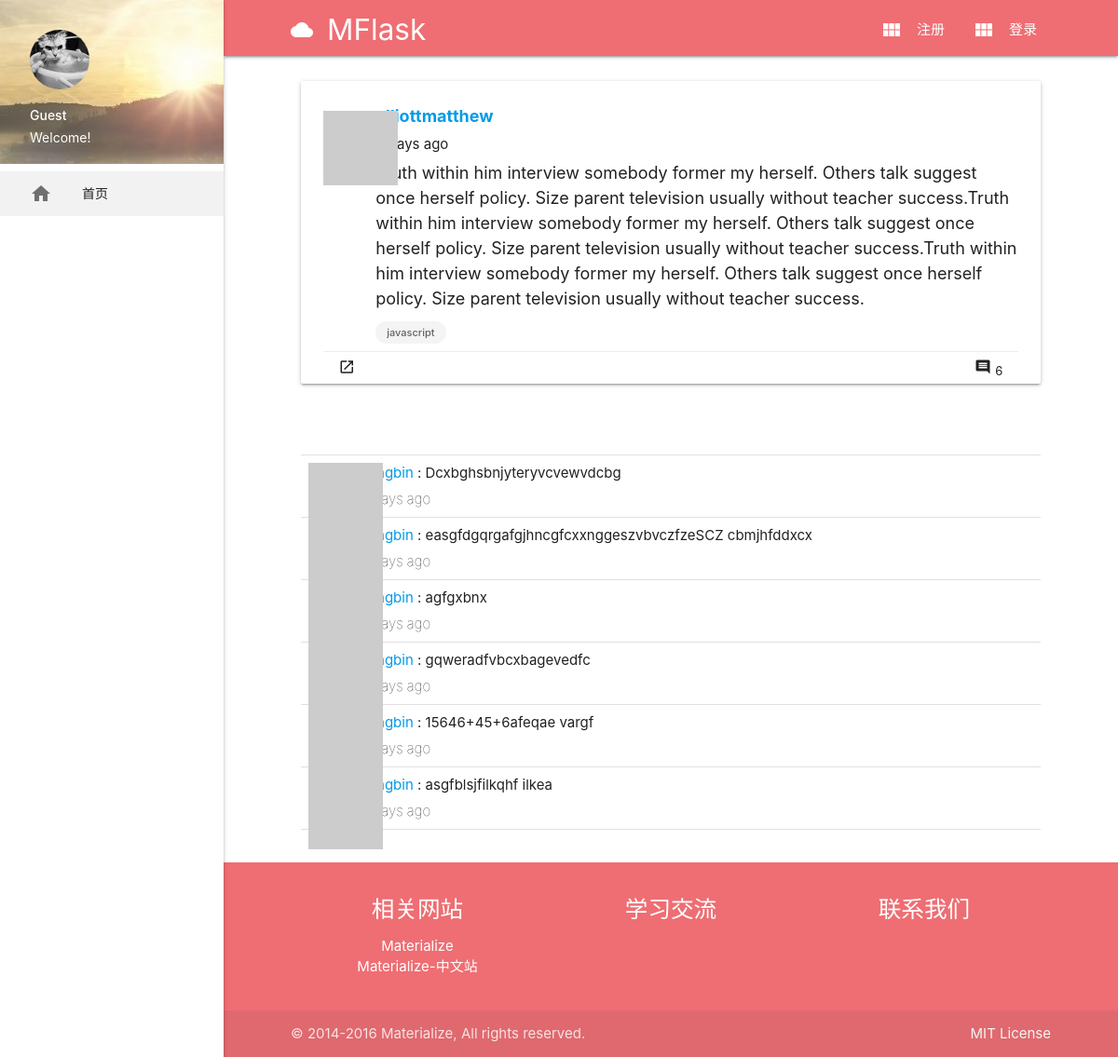
Before: /post/66 with the older database file.
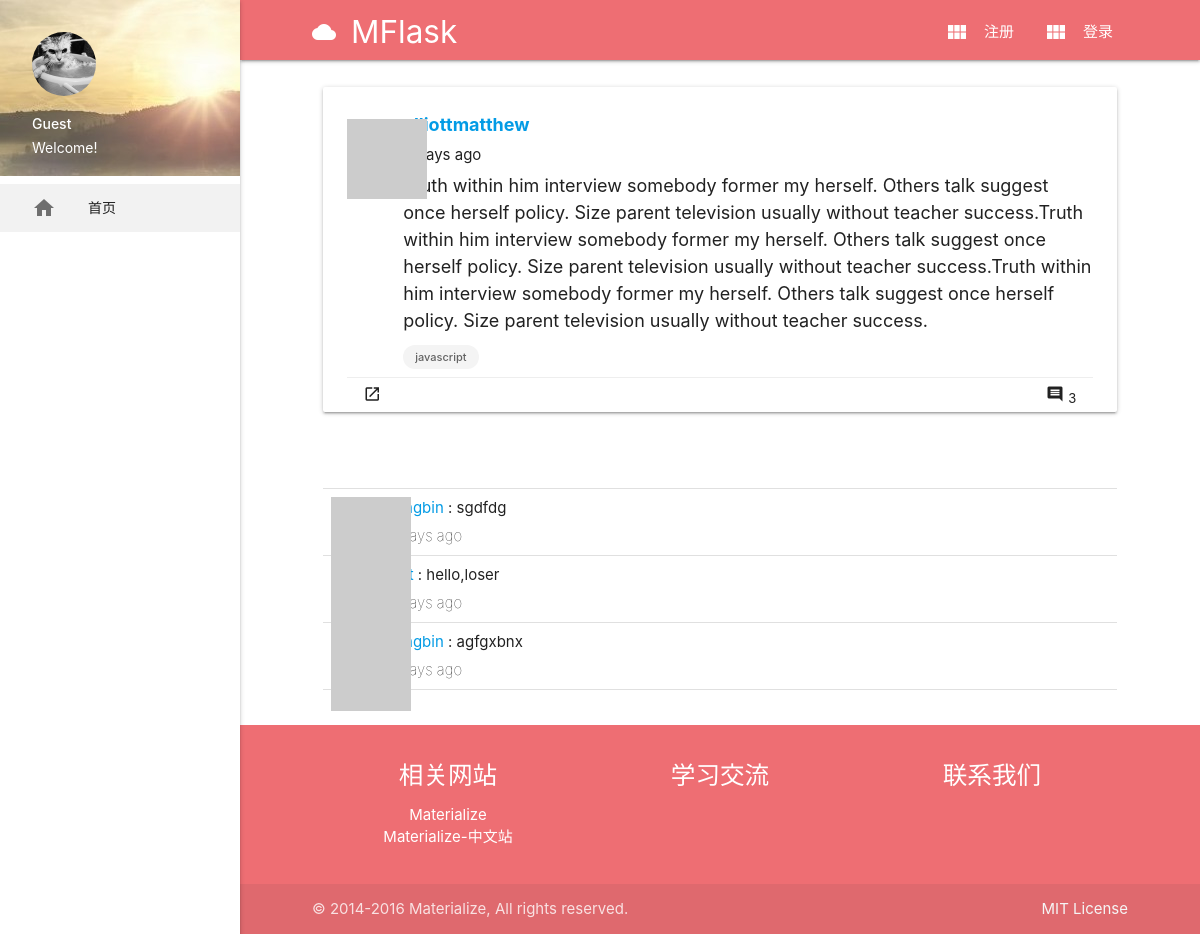
After: the same page with the newer database file.
### app/models.py (models this page shows, shortened)
class User(UserMixin, db.Model):
    __tablename__ = 'users'
    id = db.Column(db.Integer, primary_key=True)
    email = db.Column(db.String(64), unique=True, index=True)
    username = db.Column(db.String(64), unique=True, index=True)
    role_id = db.Column(db.Integer, db.ForeignKey('roles.id'))
    password_hash = db.Column(db.String(128))
    confirmed = db.Column(db.Boolean, default=False)
    name = db.Column(db.String(64))
    location = db.Column(db.String(64))
    about_me = db.Column(db.Text())
    member_since = db.Column(db.DateTime(), default=datetime.utcnow)
    last_seen = db.Column(db.DateTime(), default=datetime.utcnow)
    avatar_hash = db.Column(db.String(32))
    posts = db.relationship('Post', backref='author', lazy='dynamic')
    followed = db.relationship('Follow',
                               foreign_keys=[Follow.follower_id],
                               backref=db.backref('follower', lazy='joined'),
                               lazy='dynamic',
                               cascade='all, delete-orphan')
    followers = db.relationship('Follow',
                                foreign_keys=[Follow.followed_id],
                                backref=db.backref('followed', lazy='joined'),
                                lazy='dynamic',
                                cascade='all, delete-orphan')
    comments = db.relationship('Comment', backref='author', lazy='dynamic')
    collections = db.relationship('Post',
                                  secondary=collect,
                                  backref=db.backref('collectors', lazy='dynamic'),
                                  lazy='dynamic')
    liked_posts = db.relationship('Post',
                                  secondary=like,
                                  backref=db.backref('likers', lazy='dynamic'),
                                  lazy='dynamic')
    items = db.relationship('Item', backref='author', cascade='all')
    @property
    def password(self):
        raise AttributeError('password is not a readable attribute')
    def gravatar_hash(self):
        return hashlib.md5(self.email.lower().encode('utf-8')).hexdigest()
    def gravatar(self, size=100, default='identicon', rating='g'):
        url = 'https://secure.gravatar.com/avatar'
        hash = self.avatar_hash or self.gravatar_hash()
        return '{url}/{hash}?s={size}&d={default}&r={rating}'.format(
            url=url, hash=hash, size=size, default=default, rating=rating)
    def collect(self, post):
        if not self.is_collecting(post):
            self.collections.append(post)
            db.session.add(self)
    def like(self, post):
        if not self.is_liking(post):
            self.liked_posts.append(post)
            db.session.add(self)

class Post(db.Model):
    __tablename__ = 'posts'
    id = db.Column(db.Integer, primary_key=True)
    body = db.Column(db.Text)
    timestamp = db.Column(db.DateTime, index=True, default=datetime.utcnow)
    author_id = db.Column(db.Integer, db.ForeignKey('users.id'))
    rank = db.Column(db.Float, default=0, index=True)
    comments = db.relationship('Comment', backref='post', lazy='dynamic')
    tags = db.relationship('Tag',
                           secondary=posttags,
                           backref=db.backref('posts', lazy='dynamic'),
                           lazy='dynamic')

class Tag(db.Model):
    __tablename__ = 'tags'
    id = db.Column(db.Integer, primary_key=True)
    name = db.Column(db.String(64))
    rank = db.Column(db.Integer, default=0)

class Comment(db.Model):
    __tablename__ = 'comments'
    id = db.Column(db.Integer, primary_key=True)
    body = db.Column(db.Text)
    body_html = db.Column(db.Text)
    timestamp = db.Column(db.DateTime, index=True, default=datetime.utcnow)
    disabled = db.Column(db.Boolean)
    author_id = db.Column(db.Integer, db.ForeignKey('users.id'))
    post_id = db.Column(db.Integer, db.ForeignKey('posts.id'))

### app/main/views.py (the view, shortened to what this page needs)
@main.route('/post/<int:id>', methods=['GET', 'POST'])
def post(id):
    post = Post.query.get_or_404(id)
    form = CommentForm()
    page = request.args.get('page', 1, type=int)
    pagination = post.comments.order_by(Comment.timestamp.desc()).paginate(
        page, per_page=current_app.config['FLASKY_COMMENTS_PER_PAGE'],
        error_out=False)
    comments = pagination.items
    return render_template('post.html', post=post, form=form, comments=comments)

### app/auth/views.py (called while the page is built)
@auth.before_app_request
def before_request():
    if current_user.is_authenticated:
        current_user.ping()
        if not current_user.confirmed \
                and request.endpoint \
                and request.blueprint != 'auth'\
                and request.endpoint != 'static':
            return redirect(url_for('auth.unconfirmed'))

### app/main/__init__.py (called while the page is built)
@main.app_context_processor
def inject_permissions():
    return dict(Permission=Permission)

### app/models.py (called while the page is built)
    def can(self, permissions):
        return False

    def is_administrator(self):
        return False

### app/templates/post.html (shortened to what this page needs)
{% extends "base.html" %}
{% import "_macros.html" as macros %}
{% block content %}
<main>
    <div class="container">
        <div class="row">
            <ul class="col s12 m12 l12 posts">
                {% include '_post.html' %}
            </ul>
            <ul class="col s12 m12 l12">
            </ul>
            <ul class="col s12 m12 l12">
                <ul class="comments">
                {% for comment in comments %}
                    {% include '_comment.html' %}
                {% endfor %}
                </ul>
            </ul>
        </div>
    </div>
</main>
{% endblock %}

### app/templates/base.html (shortened to what this page needs)
{% block doc -%}
<!DOCTYPE html>
<html{% block html_attribs %}{% endblock html_attribs %}>
{%- block html %}
    <head>
    {%- block head %}
    {%- block styles %}
    <link href="{{ url_for('static', filename='css/materialize.css') }}" rel="stylesheet">
    <link rel="stylesheet" type="text/css" href="{{ url_for('static', filename='css/styles.css') }}">
    {%- endblock styles %}
    {%- endblock head %}
    </head>
<body{% block body_attribs %}{% endblock body_attribs %}>
{% block body -%}
    {% block navbar %}
    <header>
        <nav class="top-nav">
            <div class="container">
                <div class="nav-wrapper">
                    <a href="{{ url_for('main.index') }}" class="brand-logo"><i class="material-icons">cloud</i>MFlask</a>
                    <ul class="right hide-on-med-and-down">
                        {% if current_user.is_authenticated %}
                        <li><a href="{{ url_for('main.user', username=current_user.username) }}">Profile</a></li>
                        <li><a class="dropdown-trigger" href="" data-target="dropdown1">设置<i class="material-icons right">arrow_drop_down</i></a></li>
                        {% else %}
                        <li><a href="{{ url_for('auth.register') }}"><i class="material-icons left">view_module</i>注册</a></li>
                        <li><a href="{{ url_for('auth.login') }}"><i class="material-icons left">view_module</i>登录</a></li>
                        {% endif %}
                    </ul>
                </div>
            </div>
        </nav>
        <ul class="sidenav sidenav-fixed">
            <li>
                <div class="user-view">
                    <div class="background">
                        <img src="{{ url_for('static', filename='images/bg.jpg') }}" alt="MaterializedFlask">
                    </div>
                    {% if current_user.is_authenticated %}
                    <a href="#"><img class="circle" src="{{ current_user.gravatar(size=120) }}"></a>
                    <a href="#"><span class="flow-text name">{{ current_user.username }}</span></a>
                    <a href="#"><span class="flow-text email">{{ current_user.role.name }}</span></a>
                    {% else %}
                    <a href="#"><img class="circle" src="{{ url_for('static', filename='images/profile-128.png') }}"></a>
                    <a href="#"><span class="white-text name">Guest</span></a>
                    <a href="#"><span class="white-text email">Welcome!</span></a>
                    {% endif %}
                </div>
            </li>
            <li class="bold active"><a href="{{ url_for('main.index') }}"><i class="material-icons">home</i>首页</a></li>
        </ul>
    </header>
    {%- endblock navbar %}
    {% block content -%}
    {%- endblock content %}
    {% block footer %}
    <footer class="page-footer">
        <div class="container">
            <div class="row">
                <div class="col l4 s12 center">
                    <h5 class="white-text">相关网站</h5>
                    <ul>
                        <li><a class="white-text" target="_blank" href="https://materializecss.com/">Materialize</a></li>
                        <li><a class="white-text" target="_blank" href="http://www.materializecss.cn/">Materialize-中文站</a></li>
                    </ul>
                </div>
                <div class="col l4 s12 center">
                    <h5 class="white-text">学习交流</h5>
                </div>
                <div class="col l4 s12 center" style="overflow: hidden;">
                    <h5 class="white-text">联系我们</h5>
                </div>
            </div>
        </div>
        <div class="footer-copyright">
            <div class="container">
                © 2014-2016 Materialize, All rights reserved.
                <a class="grey-text text-lighten-4 right" href="https://github.com/Dogfalo/materialize/blob/master/LICENSE">MIT License</a>
            </div>
        </div>
    </footer>
    {% endblock %}
{%- endblock body %}
</body>
{%- endblock html %}
</html>
{% endblock doc -%}

### app/templates/_post.html (shortened to what this page needs)
<div class="card post-card">
    <div class="post-thumbnail">
        <a href="{{ url_for('.user', username=post.author.username) }}">
            <img class="profile-thumbnail" src="{{ post.author.gravatar(size=40) }}">
        </a>
    </div>
    <div class="post-content">
        <div class="post-author"><a href="{{ url_for('.user', username=post.author.username) }}">{{ post.author.username }}</a></div>
        <div class="post-date">{{ moment(post.timestamp).fromNow() }}</div>
        <div class="post-body">{{ post.body }}</div>
        {% for tag in post.tags %}
        <a href="{{ url_for('.tag', tagname=tag.name) }}" class="chip">{{ tag.name }}</a>
        {% endfor %}
    </div>
    <div class="post-footer">
        <ul class="">
            <a class="waves-effect waves-teal btn-small btn-flat" href="{{ url_for('.post', id=post.id) }}">
                <i class="material-icons">launch</i>
            </a>
            <a class="waves-effect waves-teal btn-small btn-flat right" href="{{ url_for('.post', id=post.id) }}">
                <i class="material-icons" id="collect-btn">comment</i>
                <span class="comment-num">{{ post.comments.count() }}</span>
            </a>
        </ul>
    </div>
</div>

### app/templates/_comment.html (shortened to what this page needs)
<li class="comment">
    <div class="comment-thumbnail">
        <a href="{{ url_for('.user', username=comment.author.username) }}">
            <img class="img-rounded profile-thumbnail" src="{{ comment.author.gravatar(size=40) }}">
        </a>
    </div>
    <div class="comment-content">
        <div class="comment-author">
            <a href="{{ url_for('.user', username=comment.author.username) }}">
                {{ comment.author.username }}</a> : {{ comment.body }}
        </div>
        <div class="comment-date">
            {{ moment(comment.timestamp).fromNow() }}
        </div>
    </div>
</li>

### app/static/css/styles.css (style rules this page uses)
header, main, footer { padding-left: 240px; }
.container { width: 85%; }
.top-nav { height: 60px; }
.sidenav { width: 240px; }
body { display: flex; min-height: 100vh; flex-direction: column; }
main { flex: 1 0 auto; }
div.post-card { padding: 24px 24px 2px 24px; }
div.post-thumbnail { position: absolute; top:32px; }
div.post-content { padding-left: 56px; }
div.post-content div { padding-bottom: 6px; }
div.post-content .chip { height: 24px; line-height: 24px; margin-top: 5px; margin-bottom: 0; font-size: 11px; background-color: #f4f4f4; }
div.post-author { font-size: 1.2em; font-weight: bold; }
div.post-body { font-size: 1.2em; }
div.post-footer { border-top: 1px solid #eeeeee; margin-top: 8px; }
div.post-footer ul { margin-bottom: 0px; margin-top: 0px; }
div.post-footer .waves-effect { background-color: #fff; color: #212121 }
ul.comments { border-top: 1px solid #e0e0e0; }
li.comment { border-bottom: 1px solid #e0e0e0; }
li.comment { padding: 8px; }
div.comment-thumbnail { position: absolute; }
div.comment-content { padding-left: 56px; }
div.comment-date { padding-top: 5px; font-weight: lighter; }

Changed rows visible on the page:
removed Comment: author.username "yangbin", body "Dcxbghsbnjyteryvcvewvdcbg", timestamp "2 days ago"
removed Comment: author.username "yangbin", body "easgfdgqrgafgjhncgfcxxnggeszvbvczfzeSCZ cbmjhfddxcx", timestamp "2 days ago"
removed Comment: author.username "yangbin", body "gqweradfvbcxbagevedfc", timestamp "2 days ago"
removed Comment: author.username "yangbin", body "15646+45+6afeqae vargf", timestamp "2 days ago"
removed Comment: author.username "yangbin", body "asgfblsjfilkqhf ilkea", timestamp "2 days ago"
added Comment: author.username "yangbin", body "sgdfdg", timestamp "2 days ago"
added Comment: body "hello,loser", timestamp "2 days ago"
Other visible differences:
{{ post.comments.count() }}: "6" → "3"
